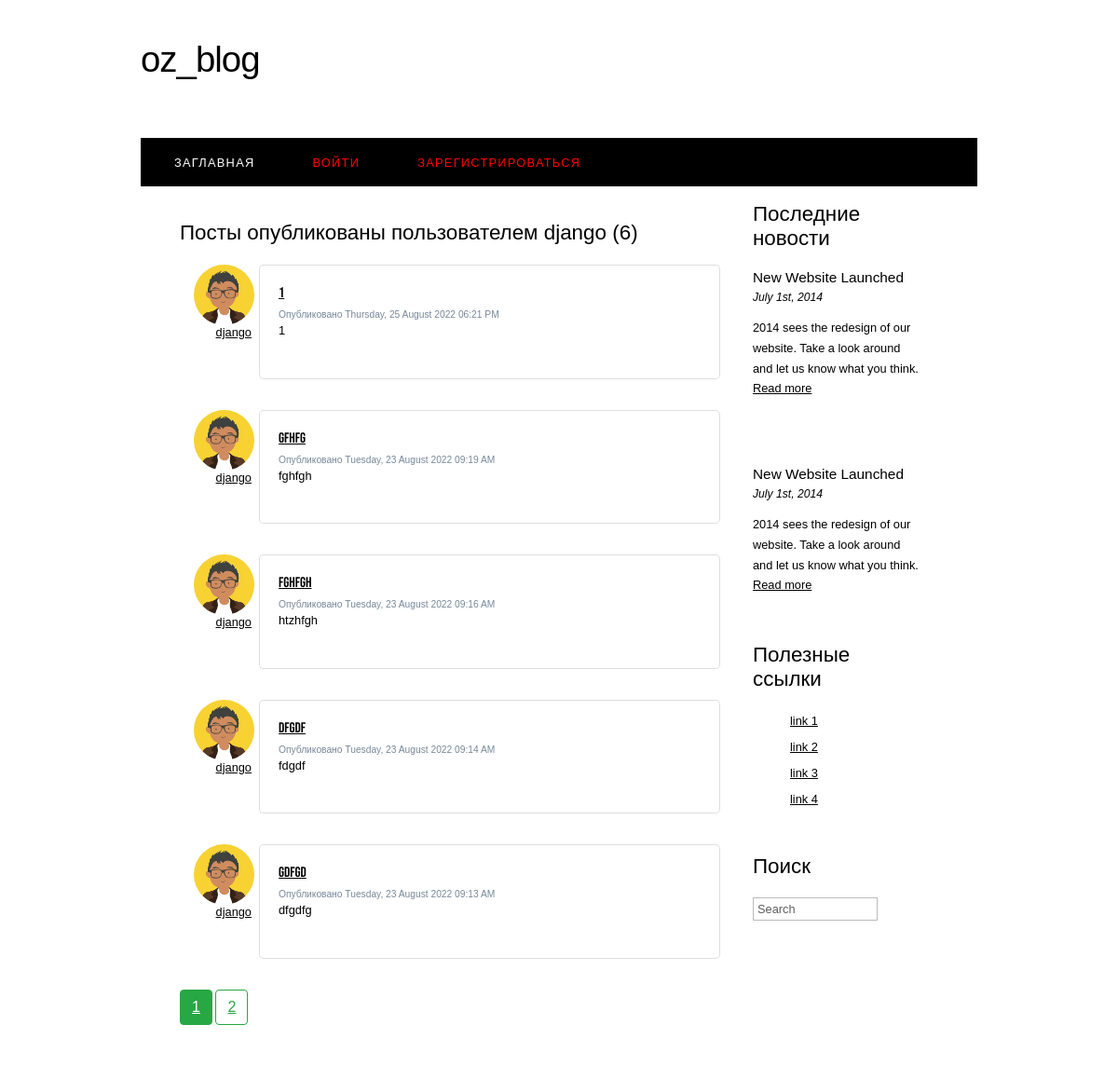
Screenshot of /user/django with the database file from the repository.
### oz_blog/models.py (models this page shows, shortened)
class User(db.Model, UserMixin):
    id = db.Column(db.Integer, primary_key=True)
    username = db.Column(db.String(20), unique=True, nullable=False)
    email = db.Column(db.String(120), unique=True, nullable=False)
    image_file = db.Column(db.String(20), nullable=False,
                           default='default.png')
    password = db.Column(db.String(60), nullable=False)
    posts = db.relationship('Post', backref='author', lazy=True)

class Post(db.Model):
    id = db.Column(db.Integer, primary_key=True)
    title = db.Column(db.String(100), nullable=False)
    date_posted = db.Column(db.DateTime, nullable=False,
                            default=datetime.utcnow)
    content = db.Column(db.Text, nullable=False)
    user_id = db.Column(db.Integer, db.ForeignKey('user.id'), nullable=False)

### oz_blog/users/routes.py (the view)
@users.route("/user/<string:username>")
def user_posts(username):
    page = request.args.get('page', 1, type=int)
    user = User.query.filter_by(username=username).first_or_404()
    posts = Post.query.filter_by(author=user)\
        .order_by(Post.date_posted.desc())\
        .paginate(page=page, per_page=5)
    return render_template('user_posts.html', posts=posts, user=user)

### oz_blog/templates/user_posts.html (shortened to what this page needs)
{% extends "layout.html" %}
{% block content %}
    <h1 class="mb-3">Посты опубликованы пользователем {{ user.username }} ({{ posts.total }})</h1>
    {% for post in posts.items %}
        <div class="container" style="display: flex;">
            <article class="media" style="display: flex; flex-direction: column;">
                <img class="rounded-circle article-img" style="margin-right: 5px;"
                     src="{{ url_for('static', filename='profile_pics/' + post.author.image_file) }}">
                <a class="mr-2" href="{{ url_for('users.user_posts', username=post.author.username) }}"
                   style="margin: 0 auto">{{ post.author.username }}</a>
            </article>
            <div class="card" style="margin-bottom: 20px;">
                <div class="card-body">
                    <h4 class="card-title"><a class="title"
                                              href="{{ url_for('posts.post', post_id=post.id) }}">{{ post.title }}</a>
                    </h4>
                    <small>Опубликовано {{ post.date_posted.strftime('%A, %d %B %Y %I:%M %p') }}</small>
                    <br>
                    <p class="card-text">{{ post.content }}</p>
                </div>
            </div>
        </div>
    {% endfor %}
    {% for page_num in posts.iter_pages(left_edge=1, right_edge=1, left_current=1, right_current=2) %}
        {% if page_num %}
            {% if posts.page == page_num %}
                <a class="btn btn-success mb-4"
                   href="{{ url_for('users.user_posts', username=user.username, page=page_num) }}">{{ page_num }}</a>
            {% else %}
                <a class="btn btn-outline-success mb-4"
                   href="{{ url_for('users.user_posts', username=user.username, page=page_num) }}">{{ page_num }}</a>
            {% endif %}
        {% else %}
            ...
        {% endif %}
    {% endfor %}
{% endblock content %}

### oz_blog/templates/layout.html (shortened to what this page needs)
<!DOCTYPE HTML>
<html lang="ru">
<head>
    <link rel="stylesheet" href="https://maxcdn.bootstrapcdn.com/bootstrap/4.0.0/css/bootstrap.min.css"
>
    <link rel="stylesheet" href="https://cdnjs.cloudflare.com/ajax/libs/font-awesome/4.7.0/css/font-awesome.min.css">
    <link rel="stylesheet" type="text/css" href="{{ url_for('static', filename='main.css') }}">
</head>
<body>
    <div id="main">
        <div id="header">
            <div id="logo">
                <div id="logo_text">
                    <h1><a href="{{ url_for('main.home') }}">oz<span class="logo_colour">_blog</span></a></h1>
                </div>
            </div>
            <div id="menubar">
                <ul id="menu">
                    <li class="selected"><a href="{{ url_for('main.home') }}">Заглавная</a></li>
                    {% if current_user.is_authenticated %}
                        <li><a style="color: red" href="{{ url_for('users.account') }}">Профиль</a></li>
                        <li><a style="color: red" href="{{ url_for('users.logout') }}">Выйти</a></li>
                    {% else %}
                        <li><a style="color: red" class="login_a" href="{{ url_for('users.login') }}">Войти</a></li>
                        <li><a style="color: red" href="{{ url_for('users.register') }}">Зарегистрироваться</a></li>
                    {% endif %}
                </ul>
            </div>
        </div>
        <div id="site_content">
            <div class="sidebar">
                <h3>Последние новости</h3>
                <h4>New Website Launched</h4>
                <h5>July 1st, 2014</h5>
                <p>2014 sees the redesign of our website. Take a look around and let us know what you think.<br/><a
                        href="#">Read more</a></p>
                <p></p>
                <h4>New Website Launched</h4>
                <h5>July 1st, 2014</h5>
                <p>2014 sees the redesign of our website. Take a look around and let us know what you think.<br/><a
                        href="#">Read more</a></p>
                <h3>Полезные ссылки</h3>
                <ul>
                    <li><a href="#">link 1</a></li>
                    <li><a href="#">link 2</a></li>
                    <li><a href="#">link 3</a></li>
                    <li><a href="#">link 4</a></li>
                </ul>
                <h3>Поиск</h3>
                <form method="post" action="#" id="search_form">
                    <p>
                        <input class="search" type="text" name="search_field" value="Search"/>
                    </p>
                </form>
            </div>
            <div id="content">
                {% block content %}{% endblock %}
            </div>
        </div>
    </div>
</body>
</html>

### oz_blog/static/main.css (style rules this page uses)
body { margin: 0; padding: 0; }
h1, h2, h3, h4, h5, h6 { color: #444444; }
.article-img { height: 65px; width: 65px; margin-right: 16px; }

### oz_blog/templates/user_posts.html (style rules this page uses)
.container { margin-bottom: 0.8rem; display: flex; justify-content: space-between; }
.card { border-radius: 5px; background-color: white; width: 92%; }
.card-title { margin-bottom: 0 !important; font-family: 'Bebas Neue', cursive; }
small { color: lightslategray; }

### oz_blog/templates/layout.html (style rules this page uses)
body { font: normal .80em 'trebuchet ms', arial, sans-serif; color: #000; }
p { padding: 0 0 20px 0; line-height: 1.7em; }
img { border: 0; }
h1, h2, h3, h4, h5, h6 { font: normal 175% 'century gothic', arial, sans-serif; color: #000; margin: 0 0 15px 0; padding: 15px 0 5px 0; }
h4, h5, h6 { margin: 0; padding: 0 0 5px 0; font: normal 120% arial, sans-serif; }
h5, h6 { font: italic 95% arial, sans-serif; padding: 0 0 15px 0; }
a, a:hover { outline: none; text-decoration: underline; color: #000; }
ul { margin: 2px 0 22px 17px; }
ul li { list-style-type: circle; margin: 0 0 6px 0; padding: 0 0 4px 5px; }
#main, #logo, #menubar, #site_content, #footer { margin-left: auto; margin-right: auto; }
#header { background: transparent; height: 202px; }
#logo { width: 898px; position: relative; height: 148px; border-bottom: 2px solid #FFF; }
#logo #logo_text { position: absolute; top: 20px; left: 0; }
#logo h1, #logo h2 { font: normal 300% 'century gothic', arial, sans-serif; border-bottom: 0; text-transform: none; margin: 0; }
#logo_text h1, #logo_text h1 a, #logo_text h1 a:hover { padding: 22px 0 0 0; color: #000; letter-spacing: -1px; text-decoration: none; }
#logo_text h1 a .logo_colour { color: #000; }
#menubar { width: 898px; height: 52px; padding: 0; background: #000; }
ul#menu, ul#menu li { float: left; margin: 0; padding: 0; }
ul#menu li { list-style: none; }
ul#menu li a { letter-spacing: 0.1em; font: normal 100% arial, sans-serif; display: block; float: left; height: 17px; margin: 10px 0 0 10px; padding: 9px 26px 6px 26px; text-align: center; color: #FFF; text-transform: uppercase; text-decoration: none; background: transparent; }
ul#menu li a:hover, ul#menu li.selected a, ul#menu li.selected a:hover { color: #FFF; }
#site_content { width: 854px; overflow: hidden; margin: 0 auto 0 auto; padding: 0 24px 20px 20px; background: #FFF; }
.sidebar { float: right; width: 210px; padding: 0 15px 20px 15px; }
.sidebar ul { width: 198px; padding: 4px 0 0 0; margin: 4px 0 30px 0; }
.sidebar li { list-style: none; padding: 0 0 7px 0; }
.sidebar li a, .sidebar li a:hover { padding: 0 0 0 40px; display: block; }
#content { margin-top: 20px; text-align: left; float: left; width: 595px; padding: 0; }
.search { color: #5D5D5D; border: 1px solid #BBB; width: 134px; padding: 4px; font: 100% arial, sans-serif; }
.login_a { color: red; }

### rows the page displays
User: username "django"
Post: image_file (placeholder picture), author.username "django", title "1", date_posted "Thursday, 25 August 2022 06:21 PM", content "1"
Post: image_file (placeholder picture), author.username "django", title "gfhfg", date_posted "Tuesday, 23 August 2022 09:19 AM", content "fghfgh"
Post: image_file (placeholder picture), author.username "django", title "fghfgh", date_posted "Tuesday, 23 August 2022 09:16 AM", content "htzhfgh"
Post: image_file (placeholder picture), author.username "django", title "dfgdf", date_posted "Tuesday, 23 August 2022 09:14 AM", content "fdgdf"
Post: image_file (placeholder picture), author.username "django", title "gdfgd", date_posted "Tuesday, 23 August 2022 09:13 AM", content "dfgdfg"

### other values shown
{{ posts.total }} "6"
{{ page_num }} "1"
{{ page_num }} "2"
